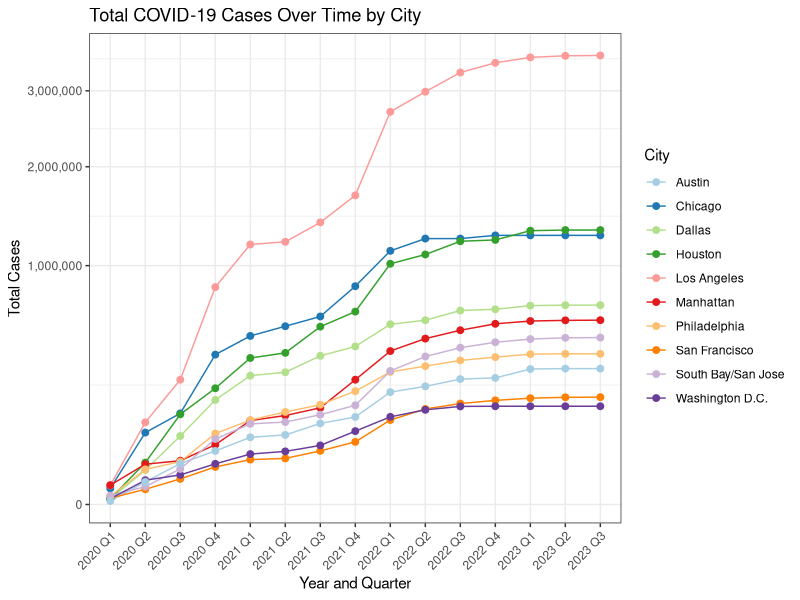
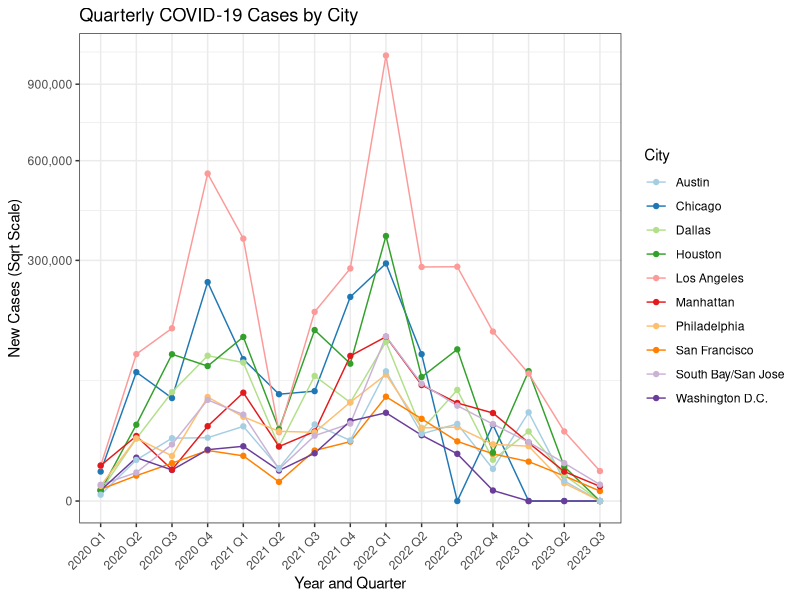
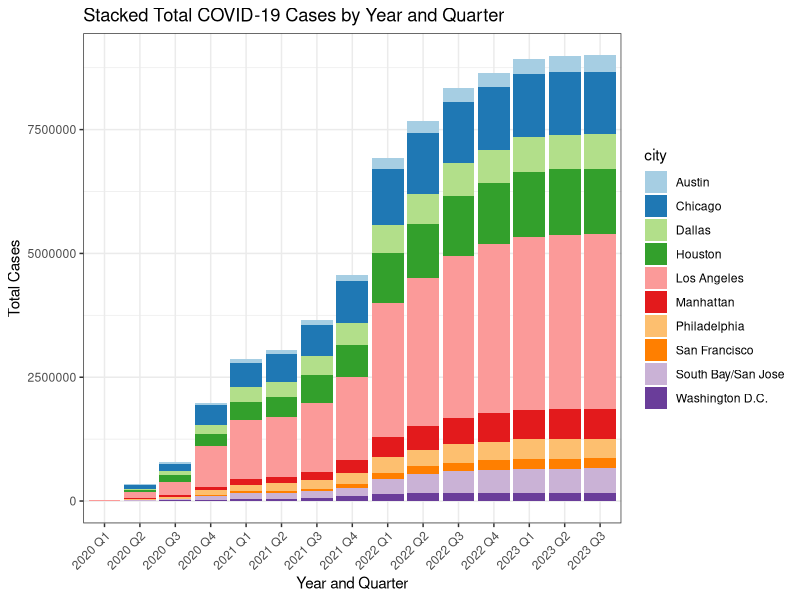
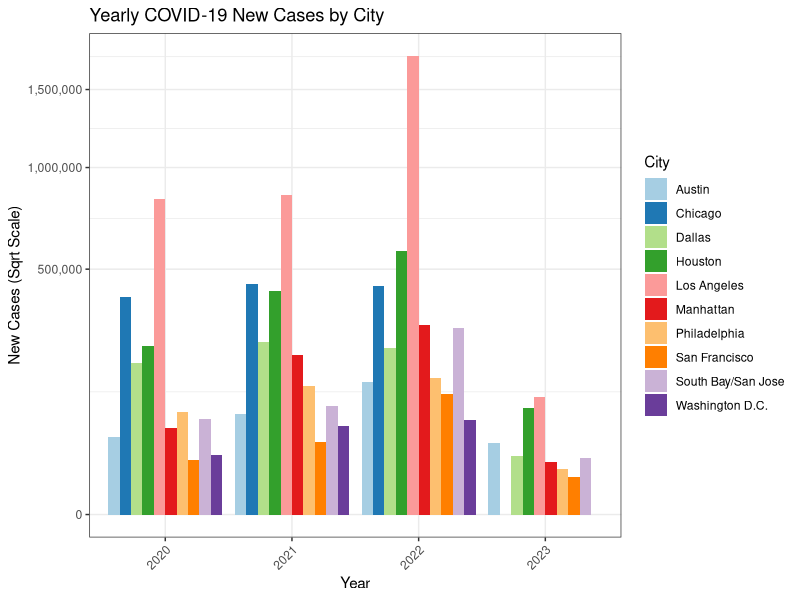

These figures' R source, in order:
# making plots for covid cases
library(ggplot2)
library(tidyverse)
library(scales)

# Set default theme and color palette as per our preferences
theme_set(theme_bw())
scale_colour_discrete <- function(...) scale_colour_brewer(palette = "Paired", ...)
scale_fill_discrete <- function(...) scale_fill_brewer(palette = "Paired", ...)


# read data
covid4 <- read.csv("additional_data/covid_cases.csv")
# Create a combined year-quarter factor for better x-axis labeling
covid4$year_quarter <- factor(paste(covid4$year, covid4$quarter, sep = " Q"))

# make plot for **total** cases
total_city_covid <- ggplot(covid4, aes(x = year_quarter, y = total_cases, group = city, color = city)) +
  geom_line() +
  geom_point(size = 2) +
  labs(title = "Total COVID-19 Cases Over Time by City",
       x = "Year and Quarter",
       y = "Total Cases",
       color = "City") +
  theme(axis.text.x = element_text(angle = 45, hjust = 1)) +
  scale_color_brewer(palette = "Paired") +
  scale_y_sqrt(labels = comma)
total_city_covid


# make plot for **new** cases
new_cases_per_city <- covid4 %>%
  ggplot(aes(x = year_quarter, y = new_cases, group = city, color = city)) +
  geom_line() +
  geom_point() +
  labs(title = "Quarterly COVID-19 Cases by City",
       x = "Year and Quarter",
       y = "New Cases (Sqrt Scale)",
       color = "City") +
  theme(axis.text.x = element_text(angle = 45, hjust = 1)) +
  scale_y_sqrt(labels = comma) + # from scales package, gives more interpretable numbers
  scale_color_brewer(palette = "Paired")
new_cases_per_city

# ggsave(filename = "outputs/covid_cases_per_city_quarterly.png",
#        plot = new_cases_per_city)

# bad bar chart
ggplot(covid4, aes(x = year_quarter, y = total_cases, fill = city)) +
  geom_bar(stat = "identity", position = "stack") +
  labs(title = "Stacked Total COVID-19 Cases by Year and Quarter",
       x = "Year and Quarter",
       y = "Total Cases") +
  theme(axis.text.x = element_text(angle = 45, hjust = 1))




# Aggregate new cases by year and city
covid4_aggregated <- covid4 %>%
  group_by(year, city) %>%
  summarise(new_cases = sum(new_cases), .groups = "drop")

# create a count bar plot
new_cases_per_year <- covid4_aggregated %>%
  ggplot(aes(x = factor(year), y = new_cases, fill = city)) +
  geom_bar(stat = "identity", position = "dodge") +
  labs(title = "Yearly COVID-19 New Cases by City",
       x = "Year",
       y = "New Cases (Sqrt Scale)",
       fill = "City") +
  theme(axis.text.x = element_text(angle = 45, hjust = 1)) +
  scale_y_sqrt(labels = comma) +
  scale_fill_brewer(palette = "Paired")
new_cases_per_year
